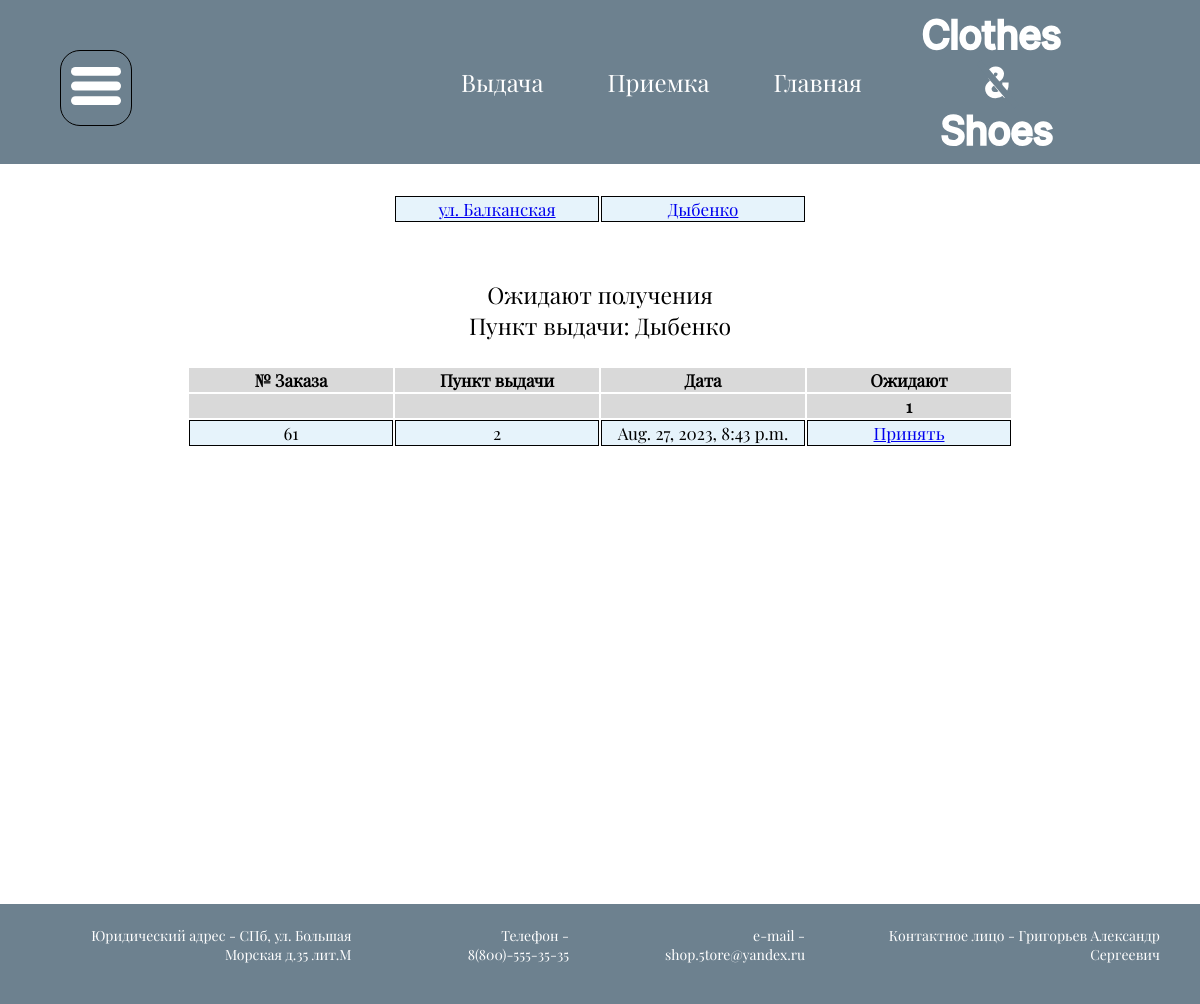
The app's page /orderpoint/delivered/?id=2 (signed in) with its own data.
### store/models.py (models this page shows, shortened)
class OrderPoint(models.Model):
    def __str__(self):
        return self.name
    name = models.CharField(max_length=15)

class Order(models.Model):
    order_point = models.ForeignKey(OrderPoint, on_delete=models.CASCADE)
    user = models.ForeignKey(User, on_delete=models.CASCADE)
    date = models.DateTimeField(null=True)
    status = models.ForeignKey(OrderStatus, on_delete=models.CASCADE)
    is_actual = models.BooleanField()

### store/views.py (the view)
# urls.py: path('orderpoint/delivered/', views.order_point_give, name='give_point_order'),
def order_point_give(request):
    user = request.user
    points = []
    if is_point_stuff(user.id) or user.is_superuser:
        if is_point_stuff(user.id):
            order_point_id = StuffCategory.objects.get(user_id=user.id).order_point_id
            order_point = OrderPoint.objects.get(id=order_point_id)
        else:
            points = OrderPoint.objects.all()
            id = request.GET.get("id")
            if id is None:
                id = 1
            order_point = OrderPoint.objects.get(id=id)
            order_point_id = order_point.id
        orders_list = get_order_point_orders(order_point_id)
        orders = orders_list[0]
        count = orders_list[1]
        text = "Ожидают получения"
        url = "order/?id="
        return render(request, "point_stuff/storage_orders.html",
                      {'orders': orders, 'count': count, 'text': text, 'url': url, 'points': points, "cur_point": order_point})
    else:
        return redirect("/")

### store/utils.py (called while the page is built)
def get_order_point_orders(point_id):
    status = OrderStatus.objects.get_or_create(status="Готов к выдаче")[0]
    orders = Order.objects.raw(
        f"SELECT id, date, status_id, order_point_id, user_id FROM store_order  WHERE status_id = {status.id} AND is_actual = True AND order_point_id = {point_id}")
    count = 0
    for order in orders:
        count += 1
    return [orders, count]

def is_point_stuff(user_id):
    try:
        stuff = StuffCategory.objects.get(user_id=user_id, is_point_stuff=True)
        return True
    except ObjectDoesNotExist:
        return False
    except MultipleObjectsReturned:
        return False

### store/templates/point_stuff/storage_orders.html (shortened to what this page needs)
{% extends "point_base.html" %}
{% block content %}
    {% if user.is_authenticated %}
<section class="basket_sec">
    <table class="basket_table">
        <tr>
            {% for point in points %}
            <td><a href="/orderpoint/delivered/?id={{point.id}}">{{point}}</a></td>
            {% endfor %}
        </tr>
    </table>
    <table class="basket_table">
        <caption>{{text}} <br>
            Пункт выдачи: {{cur_point}}
      </caption>
      <thead>
        <tr>
            <th>№ Заказа</th>
            <th>Пункт выдачи</th>
            <th>Дата</th>
            <th>Ожидают</th>
        </tr>
      <tr>
                <th>
                </th>
                <th>
                </th>
                <th>
                </th>
                <th>
                    {{count}}
                </th>
            </tr>
      </thead>
        <tbody>
        {% for order in orders %}
        <tr>
            <td>
                {{order.id}}
            </td>
            <td>
                {{order.order_point_id}}
            </td>
            <td>
                {{order.date}}
            </td>
            <td>
                <a href="{{url}}{{order.id}}">Принять</a>
            </td>
        </tr>
        {% endfor %}
        </tbody>
    </table>
    {% endif %}
{% endblock content %}

### store/static/css/mainStyle.css (style rules this page uses)
body { margin: 0; font-family: 'Regular'; font-size: 17px; }

### store/static/css/basket.css (style rules this page uses)
.basket_table { margin:auto; margin-top: 30px; margin-bottom: 30px; }
.basket_table caption { font-size: 23px; margin: 25px; }
.basket_table td { background: #E6F3FB; border: 1px solid black; width: 200px; text-align: center; }
.basket_table th { background: #D9D9D9; width: 200px; text-align: center; }

### records on screen
OrderPoint: name "ул. Балканская"
OrderPoint: name "Дыбенко"
Order: id "61", order_point_id "2", date "Aug. 27, 2023, 8:43 p.m."

### other values on screen
{{ text }} "Ожидают получения"
{{ count }} "1"
